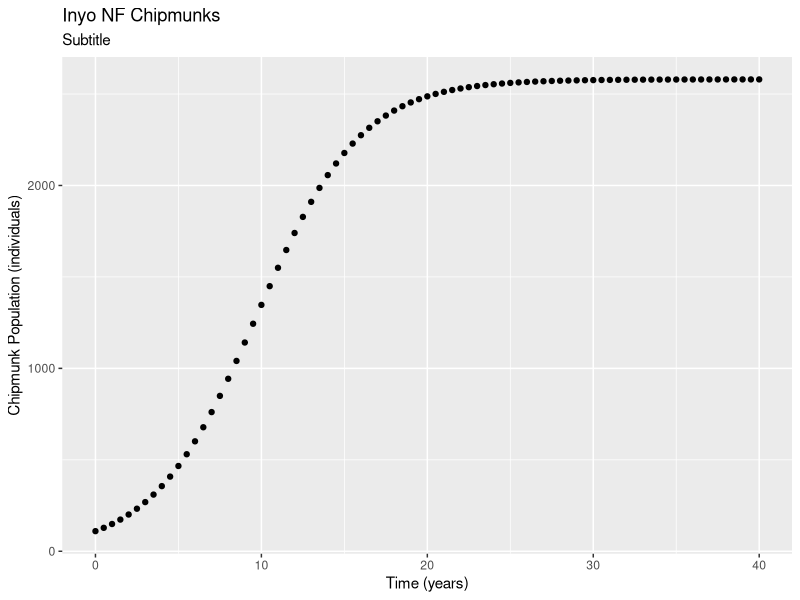

The R source for this figure:
## ---- chunk 1
knitr::opts_chunk$set(echo = TRUE)

library(tidyverse)
## ---- chunk 2
# examples of logarithms

log(4)

exp(1.386294)

exp(1)

log(exp(1))

## ---- chunk 3

# a sequence of 1 - 20, by 1

ex_1 <- seq(from = 1, to = 20, by = 1)

# vector from 0 to 40 by incr of 0.2

ex_2 <- seq(from = 0, to = 40, by = 0.2)
## ---- chunk 4
pop_logistic <- function(capacity, init_pop, rate, time_yr) {
  
  capacity / (1 + ((capacity - init_pop) / init_pop) * exp(-rate * time_yr))
  
  
}

pop_logistic(capacity = 2580, init_pop = 230, rate = 0.32, time_yr = 2.4)
## ---- chunk 5
time_vec <- seq(from = 0, to = 40, by = 0.5)

time_vec
## ---- chunk 6
chipmunk_pop <- pop_logistic(capacity = 2580, init_pop = 110, rate = 0.32, time_yr = time_vec)
## ---- chunk 7

chipmunk_df <- data.frame(time_vec, chipmunk_pop)
## ---- chunk 8
ggplot(data = chipmunk_df, aes(x = time_vec, y = chipmunk_pop)) + 
  geom_point() +
  labs(x = "Time (years)",
       y = "Chipmunk Population (individuals)",
       title = "Inyo NF Chipmunks",
       subtitle = "Subtitle")
